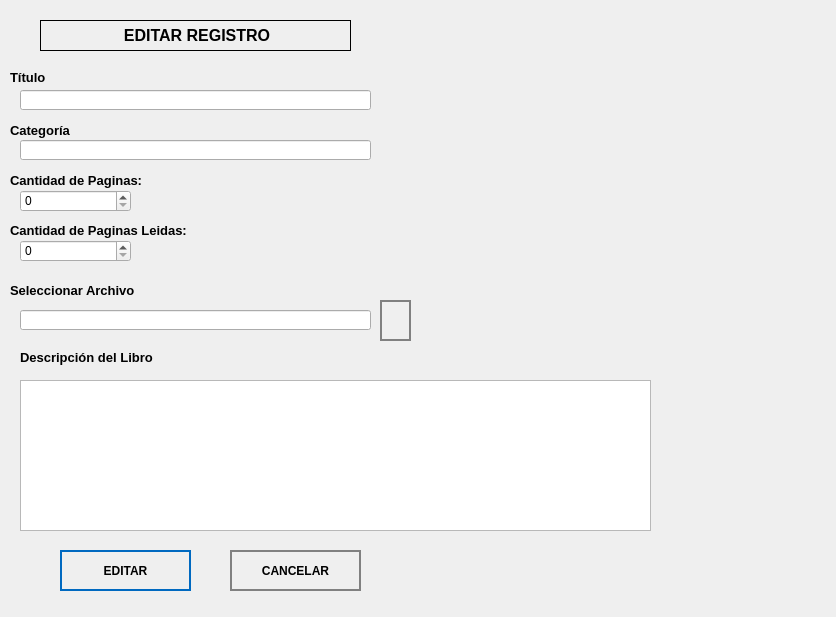
<?xml version="1.0" encoding="UTF-8"?>
<ui version="4.0">
 <class>EditBookWindow</class>
 <widget class="QWidget" name="EditBookWindow">
  <property name="geometry">
   <rect>
    <x>0</x>
    <y>0</y>
    <width>836</width>
    <height>617</height>
   </rect>
  </property>
  <property name="windowTitle">
   <string>Editar Registro</string>
  </property>
  <property name="styleSheet">
   <string notr="true">QPushButton
{	
	height: 2em;
 	border-style: solid;
	border-width: 2px;
 	border-color: grey;
	font-weight: bold;
}

QPushButton:hover
{
   	background-color:grey;
	color:white;
}</string>
  </property>
  <widget class="QLabel" name="label">
   <property name="geometry">
    <rect>
     <x>40</x>
     <y>20</y>
     <width>311</width>
     <height>31</height>
    </rect>
   </property>
   <property name="frameShape">
    <enum>QFrame::Box</enum>
   </property>
   <property name="text">
    <string>&lt;html&gt;&lt;head/&gt;&lt;body&gt;&lt;p align=&quot;center&quot;&gt;&lt;span style=&quot; font-size:12pt; font-weight:600;&quot;&gt;EDITAR REGISTRO&lt;/span&gt;&lt;/p&gt;&lt;/body&gt;&lt;/html&gt;</string>
   </property>
  </widget>
  <widget class="QLabel" name="label_2">
   <property name="geometry">
    <rect>
     <x>10</x>
     <y>70</y>
     <width>81</width>
     <height>16</height>
    </rect>
   </property>
   <property name="text">
    <string>&lt;html&gt;&lt;head/&gt;&lt;body&gt;&lt;p&gt;&lt;span style=&quot; font-size:10pt; font-weight:600;&quot;&gt;Título&lt;/span&gt;&lt;/p&gt;&lt;/body&gt;&lt;/html&gt;</string>
   </property>
  </widget>
  <widget class="QLineEdit" name="titleLineEdit">
   <property name="geometry">
    <rect>
     <x>20</x>
     <y>90</y>
     <width>351</width>
     <height>20</height>
    </rect>
   </property>
  </widget>
  <widget class="QLabel" name="label_3">
   <property name="geometry">
    <rect>
     <x>10</x>
     <y>120</y>
     <width>71</width>
     <height>21</height>
    </rect>
   </property>
   <property name="text">
    <string>&lt;html&gt;&lt;head/&gt;&lt;body&gt;&lt;p&gt;&lt;span style=&quot; font-size:10pt; font-weight:600;&quot;&gt;Categoría&lt;/span&gt;&lt;/p&gt;&lt;/body&gt;&lt;/html&gt;</string>
   </property>
  </widget>
  <widget class="QLineEdit" name="categoryLineEdit">
   <property name="geometry">
    <rect>
     <x>20</x>
     <y>140</y>
     <width>351</width>
     <height>20</height>
    </rect>
   </property>
  </widget>
  <widget class="QLabel" name="label_4">
   <property name="geometry">
    <rect>
     <x>10</x>
     <y>170</y>
     <width>151</width>
     <height>21</height>
    </rect>
   </property>
   <property name="text">
    <string>&lt;html&gt;&lt;head/&gt;&lt;body&gt;&lt;p&gt;&lt;span style=&quot; font-size:10pt; font-weight:600;&quot;&gt;Cantidad de Paginas:&lt;/span&gt;&lt;/p&gt;&lt;/body&gt;&lt;/html&gt;</string>
   </property>
  </widget>
  <widget class="QSpinBox" name="pageQtySpinBox">
   <property name="geometry">
    <rect>
     <x>20</x>
     <y>190</y>
     <width>111</width>
     <height>22</height>
    </rect>
   </property>
  </widget>
  <widget class="QLabel" name="label_5">
   <property name="geometry">
    <rect>
     <x>10</x>
     <y>280</y>
     <width>151</width>
     <height>21</height>
    </rect>
   </property>
   <property name="text">
    <string>&lt;html&gt;&lt;head/&gt;&lt;body&gt;&lt;p&gt;&lt;span style=&quot; font-size:10pt; font-weight:600;&quot;&gt;Seleccionar Archivo&lt;/span&gt;&lt;/p&gt;&lt;/body&gt;&lt;/html&gt;</string>
   </property>
  </widget>
  <widget class="QLineEdit" name="filePathLineEdit">
   <property name="geometry">
    <rect>
     <x>20</x>
     <y>310</y>
     <width>351</width>
     <height>20</height>
    </rect>
   </property>
  </widget>
  <widget class="QPushButton" name="selectFileButton">
   <property name="geometry">
    <rect>
     <x>380</x>
     <y>300</y>
     <width>31</width>
     <height>41</height>
    </rect>
   </property>
   <property name="cursor">
    <cursorShape>PointingHandCursor</cursorShape>
   </property>
   <property name="text">
    <string/>
   </property>
   <property name="icon">
    <iconset>
     <normaloff>../assets/icons/select-file.icon.png</normaloff>../assets/icons/select-file.icon.png</iconset>
   </property>
   <property name="iconSize">
    <size>
     <width>30</width>
     <height>30</height>
    </size>
   </property>
   <property name="flat">
    <bool>true</bool>
   </property>
  </widget>
  <widget class="QLabel" name="label_6">
   <property name="geometry">
    <rect>
     <x>20</x>
     <y>350</y>
     <width>191</width>
     <height>16</height>
    </rect>
   </property>
   <property name="text">
    <string>&lt;html&gt;&lt;head/&gt;&lt;body&gt;&lt;p&gt;&lt;span style=&quot; font-size:10pt; font-weight:600;&quot;&gt;Descripción del Libro&lt;/span&gt;&lt;/p&gt;&lt;/body&gt;&lt;/html&gt;</string>
   </property>
  </widget>
  <widget class="QTextEdit" name="descriptionTextedit">
   <property name="geometry">
    <rect>
     <x>20</x>
     <y>380</y>
     <width>631</width>
     <height>151</height>
    </rect>
   </property>
  </widget>
  <widget class="QPushButton" name="editButton">
   <property name="geometry">
    <rect>
     <x>60</x>
     <y>550</y>
     <width>131</width>
     <height>41</height>
    </rect>
   </property>
   <property name="cursor">
    <cursorShape>PointingHandCursor</cursorShape>
   </property>
   <property name="styleSheet">
    <string notr="true">QPushButton
{	
	height: 2em;
 	border-style: solid;
	border-width: 2px;
 	border-color: #0069c0;
	font-weight: bold;
}

QPushButton:hover
{
   	background-color:#0069c0;
	color:white;
}</string>
   </property>
   <property name="text">
    <string>EDITAR</string>
   </property>
   <property name="icon">
    <iconset>
     <normaloff>../assets/icons/edit-book.png</normaloff>../assets/icons/edit-book.png</iconset>
   </property>
   <property name="iconSize">
    <size>
     <width>30</width>
     <height>30</height>
    </size>
   </property>
   <property name="flat">
    <bool>true</bool>
   </property>
  </widget>
  <widget class="QPushButton" name="cancelButton">
   <property name="geometry">
    <rect>
     <x>230</x>
     <y>550</y>
     <width>131</width>
     <height>41</height>
    </rect>
   </property>
   <property name="cursor">
    <cursorShape>PointingHandCursor</cursorShape>
   </property>
   <property name="styleSheet">
    <string notr="true">QPushButton
{	
	height: 2em;
 	border-style: solid;
	border-width: 2px;
 	border-color: grey;
	font-weight: bold;
}

QPushButton:hover
{
   	background-color:grey;
	color:white;
}</string>
   </property>
   <property name="text">
    <string>CANCELAR</string>
   </property>
   <property name="iconSize">
    <size>
     <width>30</width>
     <height>30</height>
    </size>
   </property>
   <property name="flat">
    <bool>true</bool>
   </property>
  </widget>
  <widget class="QLabel" name="label_7">
   <property name="geometry">
    <rect>
     <x>10</x>
     <y>220</y>
     <width>241</width>
     <height>21</height>
    </rect>
   </property>
   <property name="text">
    <string>&lt;html&gt;&lt;head/&gt;&lt;body&gt;&lt;p&gt;&lt;span style=&quot; font-size:10pt; font-weight:600;&quot;&gt;Cantidad de Paginas Leidas:&lt;/span&gt;&lt;/p&gt;&lt;/body&gt;&lt;/html&gt;</string>
   </property>
  </widget>
  <widget class="QSpinBox" name="pageReadQtySpinBox_2">
   <property name="geometry">
    <rect>
     <x>20</x>
     <y>240</y>
     <width>111</width>
     <height>22</height>
    </rect>
   </property>
  </widget>
 </widget>
 <resources/>
 <connections/>
</ui>
